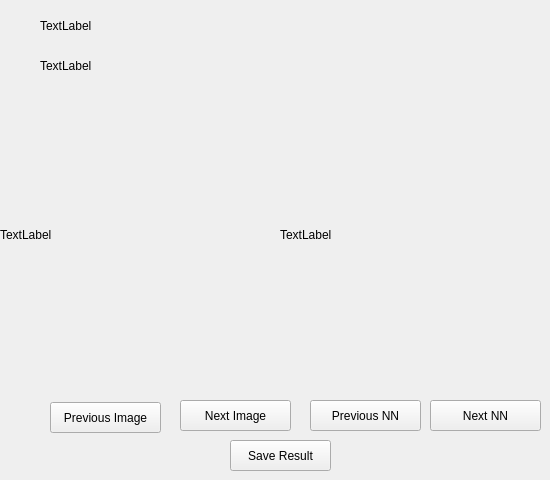
<?xml version="1.0" encoding="UTF-8"?>
<ui version="4.0">
 <class>ClassificationResultPanel</class>
 <widget class="QWidget" name="ClassificationResultPanel">
  <property name="geometry">
   <rect>
    <x>0</x>
    <y>0</y>
    <width>550</width>
    <height>480</height>
   </rect>
  </property>
  <property name="windowTitle">
   <string>Form</string>
  </property>
  <widget class="QLabel" name="nnName">
   <property name="geometry">
    <rect>
     <x>40</x>
     <y>10</y>
     <width>91</width>
     <height>31</height>
    </rect>
   </property>
   <property name="text">
    <string>TextLabel</string>
   </property>
  </widget>
  <widget class="QLabel" name="imgName">
   <property name="geometry">
    <rect>
     <x>40</x>
     <y>50</y>
     <width>81</width>
     <height>31</height>
    </rect>
   </property>
   <property name="text">
    <string>TextLabel</string>
   </property>
  </widget>
  <widget class="QPushButton" name="prevImgButton">
   <property name="geometry">
    <rect>
     <x>50</x>
     <y>402</y>
     <width>111</width>
     <height>31</height>
    </rect>
   </property>
   <property name="text">
    <string>Previous Image</string>
   </property>
  </widget>
  <widget class="QPushButton" name="nextNNButton">
   <property name="geometry">
    <rect>
     <x>430</x>
     <y>400</y>
     <width>111</width>
     <height>31</height>
    </rect>
   </property>
   <property name="text">
    <string>Next NN</string>
   </property>
  </widget>
  <widget class="QPushButton" name="prevNNButton">
   <property name="geometry">
    <rect>
     <x>310</x>
     <y>400</y>
     <width>111</width>
     <height>31</height>
    </rect>
   </property>
   <property name="text">
    <string>Previous NN</string>
   </property>
  </widget>
  <widget class="QPushButton" name="nextImgButton">
   <property name="geometry">
    <rect>
     <x>180</x>
     <y>400</y>
     <width>111</width>
     <height>31</height>
    </rect>
   </property>
   <property name="text">
    <string>Next Image</string>
   </property>
  </widget>
  <widget class="QLabel" name="imageLabel">
   <property name="geometry">
    <rect>
     <x>0</x>
     <y>110</y>
     <width>250</width>
     <height>250</height>
    </rect>
   </property>
   <property name="text">
    <string>TextLabel</string>
   </property>
  </widget>
  <widget class="QLabel" name="resultLabel">
   <property name="geometry">
    <rect>
     <x>280</x>
     <y>110</y>
     <width>250</width>
     <height>250</height>
    </rect>
   </property>
   <property name="text">
    <string>TextLabel</string>
   </property>
  </widget>
  <widget class="QPushButton" name="saveResultButton">
   <property name="geometry">
    <rect>
     <x>230</x>
     <y>440</y>
     <width>101</width>
     <height>31</height>
    </rect>
   </property>
   <property name="text">
    <string>Save Result</string>
   </property>
  </widget>
 </widget>
 <resources/>
 <connections/>
</ui>
